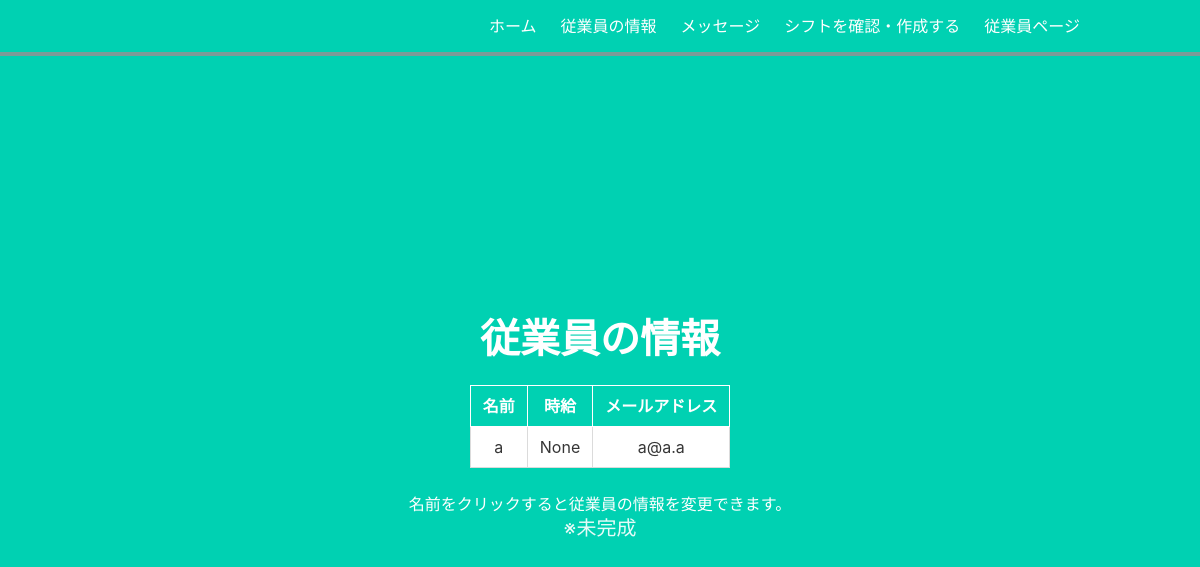
Before: /admin/employee with the older database file.
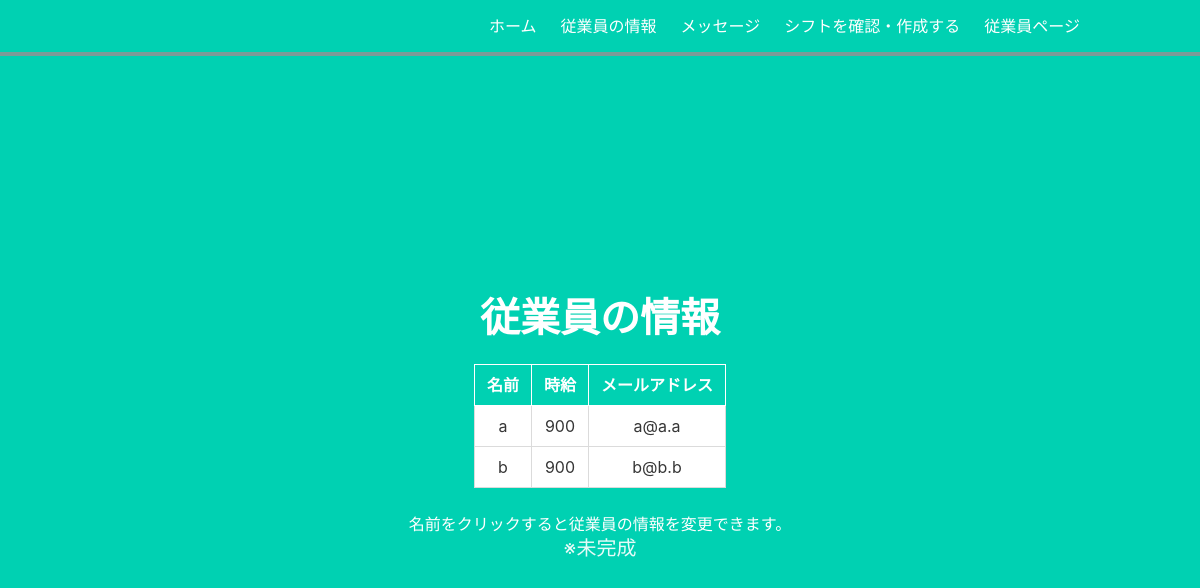
After: the same page with the newer database file.
### project/models.py (models this page shows)
class User(UserMixin, db.Model):
    id = db.Column(db.Integer, primary_key=True)
    email = db.Column(db.String(100), unique=True)
    password = db.Column(db.String(100))
    name = db.Column(db.String(1000),unique=True)
    wages = db.Column(db.Integer, default=900)

### project/admin.py (the view)
@admin.route('/admin/employee')
def employee():
    query = db.session.query(User).all()
    data = []
    for q in query:
        data.append([q.name, q.wages, q.email])
    return render_template(
        'employee.html',
        data=data
    )

### project/templates/admin_templates/employee.html (shortened to what this page needs)
{% extends "base_admin.html" %}
{% block content %}
<h1 class="title is-2" style="margin-top: 0;" >
  従業員の情報
</h1>
<div class="columns is-centered column is-narrow">
  <table class="table is-bordered is-center">
    <tr class="is-selected">
      <th>名前</th>
      <th>時給</th>
      <th>メールアドレス</th>
    </tr>
    {% for i in data %}
    <tr class="hov">
      <td><a href="/admin/employee/{{i[0]}}">{{ i[0] }}</a></td>
      <td>{{ i[1] }}</td>
      <td>{{ i[2] }}</td>
    </tr>
    {% endfor %}
  </table>
</div>
<p>名前をクリックすると従業員の情報を変更できます。</p>
{% endblock %}

### project/templates/base_admin.html (shortened to what this page needs)
<!DOCTYPE html>
<html>
<head>
    <link rel="stylesheet" href="https://cdnjs.cloudflare.com/ajax/libs/bulma/0.7.2/css/bulma.min.css" />
</head>
<body>
    <section class="hero is-primary is-fullheight">
        <div class="hero-head">
            <nav class="navbar">
                <div class="container">
                    <div id="navbarMenuHeroA" class="navbar-menu">
                        <div class="navbar-end">
                            <a href="{{ url_for('admin.index') }}" class="navbar-item">
                                ホーム
                            </a>
                            <a href="{{ url_for('admin.employee') }}" class="navbar-item">
                                従業員の情報
                            </a>
                            <a href="{{ url_for('admin.message') }}" class="navbar-item">
                                メッセージ
                            </a>
                            <a href="{{ url_for('admin.edit') }}" class="navbar-item">
                                シフトを確認・作成する
                            </a>
                            <a href="{{ url_for('main.index') }}" class="navbar-item">
                                従業員ページ
                            </a>
                        </div>
                    </div>
                </div>
            </nav>
        </div>
        <div style="width: 100%; height: 4px; background-color: rgb(125, 155, 152);"></div>
        <div class="hero-body">
            <div class="container has-text-centered">
               {% block content %}
               {% endblock %}
               <h1 class="subtitle">※未完成</h1>
            </div>
        </div>
    </section>
</body>
</html>

Changed rows visible on the page:
changed User (number 1 of 2 on the later page): wages "None" → "900"
added User: name "b", wages "900", email "b@b.b"
